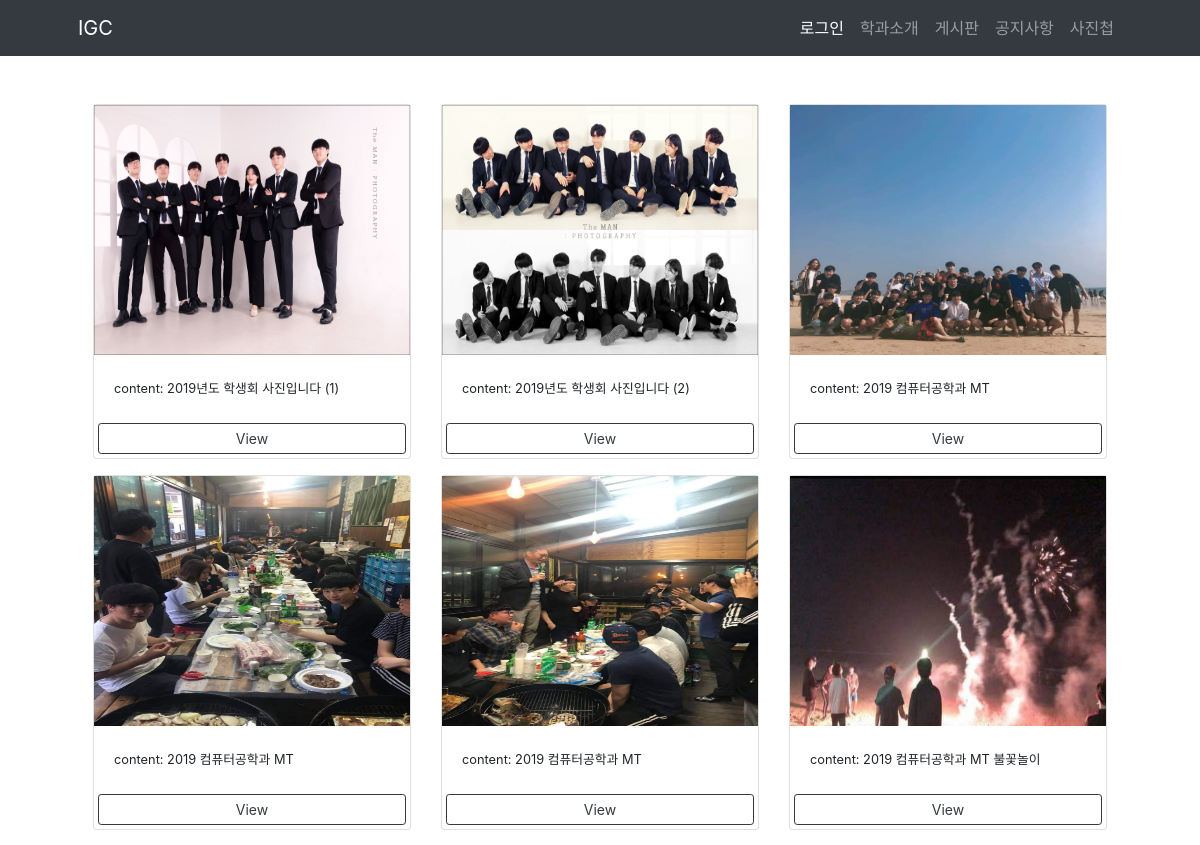
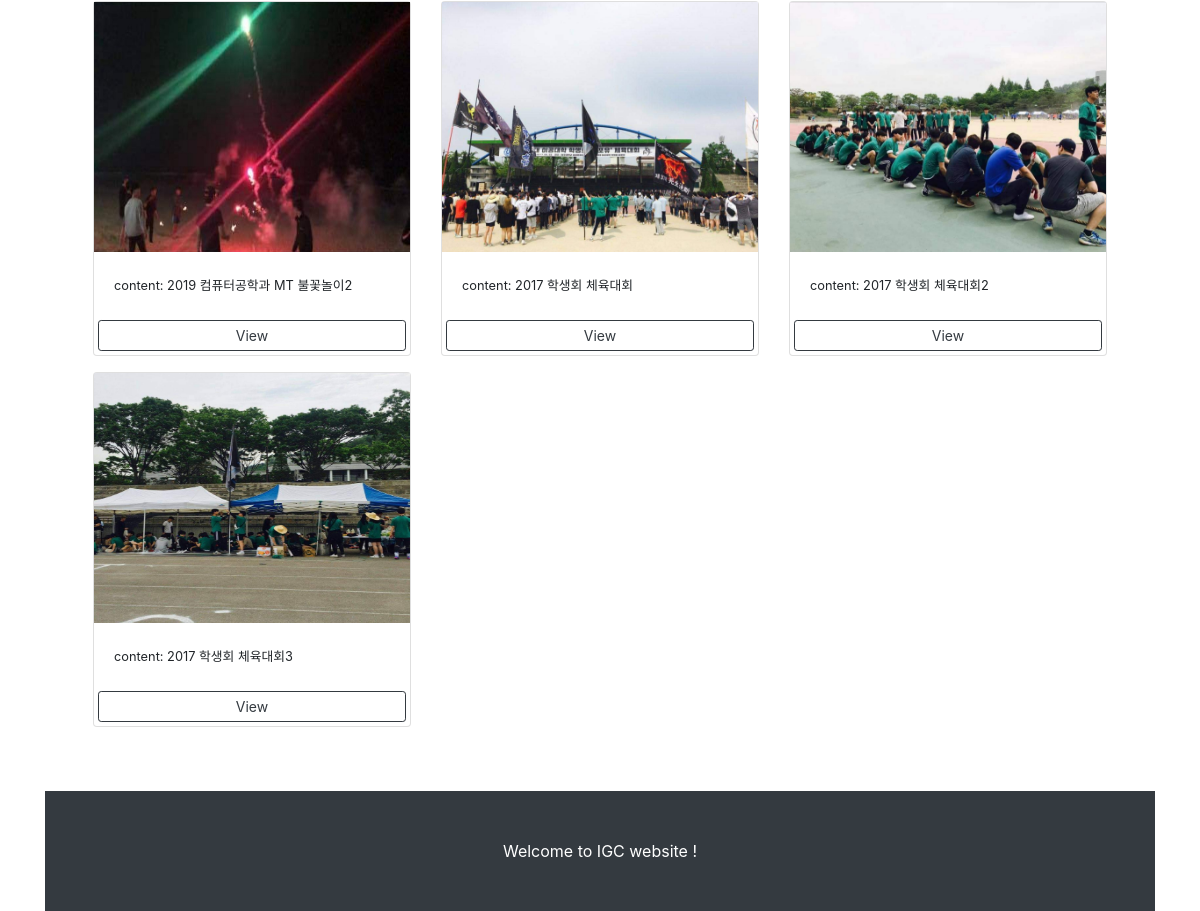
/photos/, run on the app's committed database (2 pictures, top to bottom).
### photos/models.py (models this page shows, shortened)
class Photo(models.Model):
    image = models.ImageField(null=False, blank=False)
    description = models.CharField(max_length=500, null=False, blank=False)

### photos/views.py (the view)
# urls.py: path('', views.gallery, name='gallery'),
def gallery(request):
    photos = Photo.objects.all()
    context = {'photos': photos}
    return render(request, 'photos/gallery.html', context)

### templates/photos/gallery.html
{% extends 'base.html' %}
{% block content %}
<div class="container">
    <div class="row p-5">
        {% for photo in photos %}
        <div class="col-md-4 mb-3">
            <div class="card">
              <img src="{{photo.image.url}}" alt="Card image cap" style="height:250px;">
                <div class="card-body">
                    <small>content: {{ photo.description }}</small>
              </div>
                <a href="{% url 'photos:photo' photo.id %}" class=" btn btn-outline-dark btn-sm m-1">View</a>
            </div>
        </div>
        {% empty %}
        <h3>No photos...</h3>
        {% endfor %}
</div>
{% endblock %}

### templates/base.html (shortened to what this page needs)
{% load static %}
<!DOCTYPE html>
<html lang="ko">
    <head>
        <link href="https://cdn.jsdelivr.net/npm/bootstrap-icons@1.4.1/font/bootstrap-icons.css" rel="stylesheet" />
        <link href="/static/css/styles.css" rel="stylesheet" />
        <link rel="stylesheet" type="text/css" href="{% static 'bootstrap.min.css' %}">
    </head>
    <body>
        {% include 'navbar.html' %}
        {% block content %}
        {% endblock %}
        <footer class="py-5 bg-dark">
            <div class="container px-5"><p class="m-0 text-center text-white">Welcome to IGC website !</p></div>
        </footer>
    </body>
</html>

### templates/navbar.html (shortened to what this page needs)
<nav class="navbar navbar-expand-lg navbar-dark bg-dark">
    <div class="container px-5">
        <a class="navbar-brand" href="{% url 'main:index' %}">IGC</a>
        <div class="collapse navbar-collapse" id="navbarSupportedContent">
            <ul class="navbar-nav ms-auto mb-2 mb-lg-0">
                {% if user.is_authenticated %}
                <li class="nav-item"><a class="nav-link active" href="{% url 'common:logout' %}">{{ user.username }} (로그아웃)</a></li>
                {% else %}
                <li class="nav-item"><a class="nav-link active" href="{% url 'common:login' %}">로그인</a></li>
                {% endif %}
                <li class="nav-item"><a class="nav-link" aria-current="page" href="{% url 'main:major' %}">학과소개</a></li>
                <li class="nav-item"><a class="nav-link" href="{% url 'pybo:index' %}">게시판</a></li>
                <li class="nav-item"><a class="nav-link" href="{% url 'notice:index' %}">공지사항</a></li>
                <li class="nav-item"><a class="nav-link" href="{% url 'photos:gallery' %}">사진첩</a></li>
            </ul>
        </div>
    </div>
</nav>

### data on the page
Photo: image (picture), description "2019년도 학생회 사진입니다 (1)"
Photo: image (picture), description "2019년도 학생회 사진입니다 (2)"
Photo: image (picture), description "2019 컴퓨터공학과 MT"
Photo: image (picture), description "2019 컴퓨터공학과 MT"
Photo: image (picture), description "2019 컴퓨터공학과 MT"
Photo: image (picture), description "2019 컴퓨터공학과 MT 불꽃놀이"
Photo: image (picture), description "2019 컴퓨터공학과 MT 불꽃놀이2"
Photo: image (picture), description "2017 학생회 체육대회"
Photo: image (picture), description "2017 학생회 체육대회2"
Photo: image (picture), description "2017 학생회 체육대회3"
